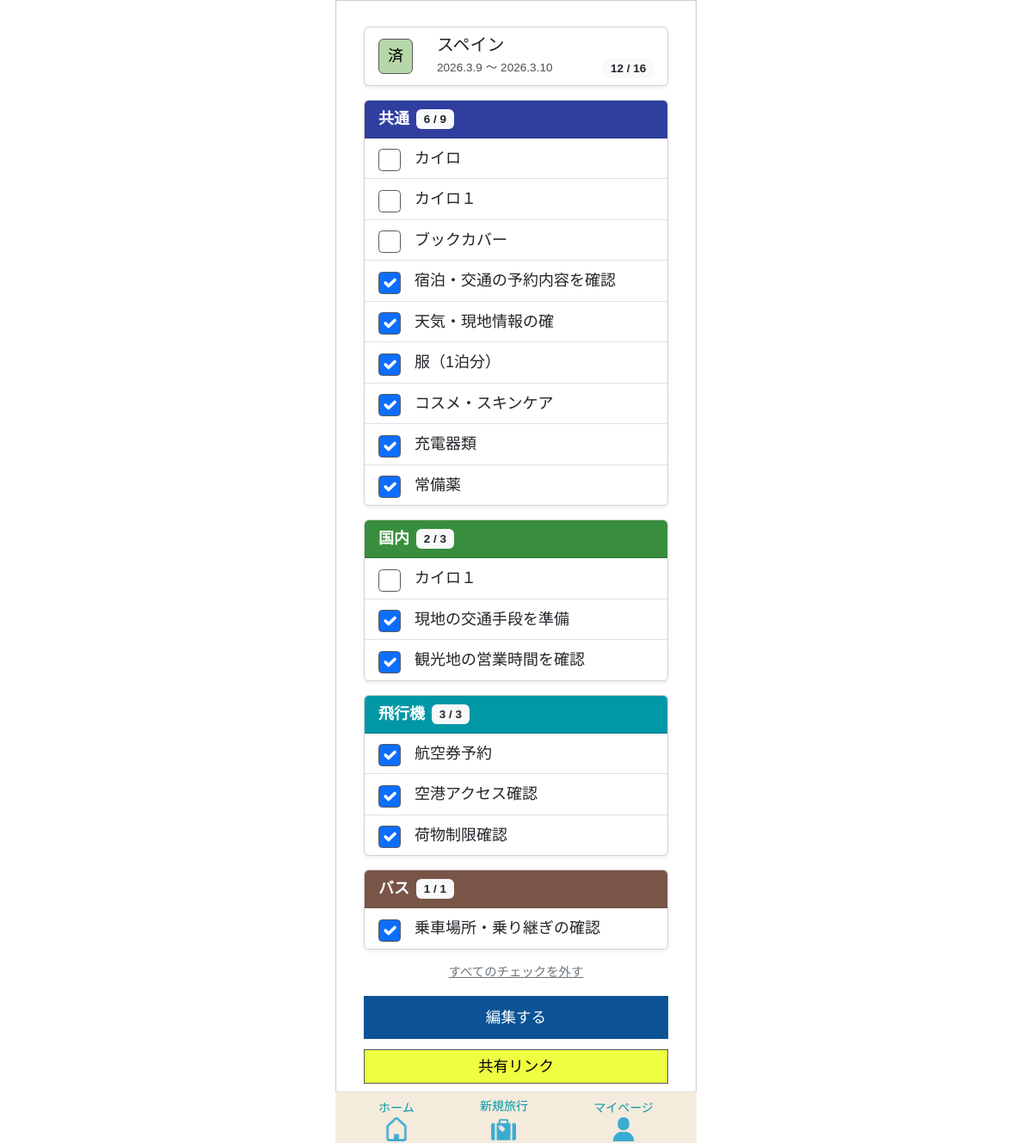
Page /tabipre/travel/275/ (signed in) on the earlier database version.
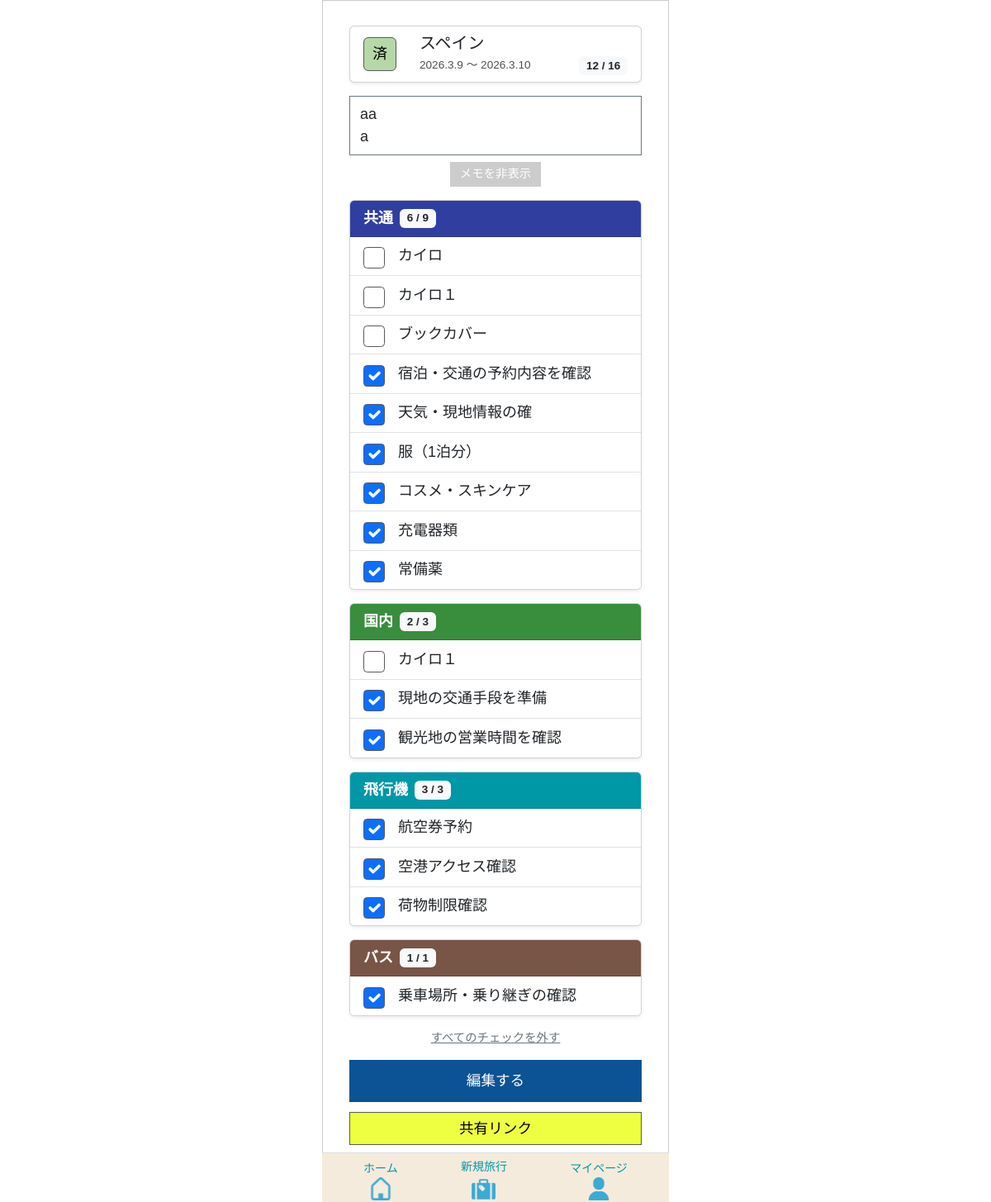
Same page on the later database version.
### app/models/travel.py (models this page shows, shortened)
class Travel_info(models.Model):
    class StayType(models.IntegerChoices):
        DAY_TRIP = 0, _("日帰り")
        STAY     = 1, _("宿泊")
    class LocationType(models.IntegerChoices):
        DOMESTIC = 0, _("国内")
        OVERSEAS = 1, _("海外")
    class StatusType(models.IntegerChoices):
        NOT_DONE  = 0, _("未")
        COMPLETE  = 1, _("完")
        PROCESSED = 2, _("済")
    travel_info_id = models.AutoField(
        primary_key=True,
        verbose_name=_("旅行情報ID")
    )
    user = models.ForeignKey(
        settings.AUTH_USER_MODEL,
        on_delete=models.CASCADE,
        verbose_name=_("ユーザーID")
    )
    travel_title = models.CharField(
        max_length=100,
        verbose_name=_("旅行タイトル")
    )
    start_date = models.DateField(
        verbose_name=_("開始日")
    )
    end_date = models.DateField(
        verbose_name=_("終了日")
    )
    stay_type = models.IntegerField(
        choices=StayType.choices,
        verbose_name=_("宿泊タイプ")
    )
    location = models.IntegerField(
        choices=LocationType.choices,
        verbose_name=_("場所"),
    )
    memo = models.CharField(
        max_length=230,
        blank=True,
        verbose_name=_("メモ")
    )
    status = models.IntegerField(
        choices=StatusType.choices,
        default=0,
        verbose_name=_("ステータス")
    )
    transport = models.ManyToManyField(
        "Transport",
        through="Travelmode",
        verbose_name=_("交通手段")
    )
    created_at = models.DateTimeField(
        auto_now_add=True,
        verbose_name=_("作成日")
    )
    updated_at = models.DateTimeField(
       auto_now=True,
        verbose_name=_("更新日")
    )
    class Meta:
        verbose_name = _("旅行情報")
        verbose_name_plural = _("旅行情報")

### app/views/old_travel/travel_detail.py (the view)
# urls.py: path("tabipre/travel/<int:travel_id>/", travel_detail, name="travel_detail"),
def travel_detail(request, travel_id):
    travel_info = get_object_or_404(Travel_info, pk=travel_id)
    template = Template.objects.filter(
    travel_info=travel_info
    ).first()
    if template:
        categories = TravelCategory.objects.filter(template=template)
        for cat in categories:
            cat.items = cat.travelitem_set.order_by('item_checked', 'id')
            cat.checked_count_display = cat.checked_count
            cat.total_count_display = cat.total_count
    else:
        categories = []
    items = TravelItem.objects.filter(
    travel_category__template__travel_info=travel_info
    )
    total_items = items.count()
    checked_items = items.filter(item_checked=1).count()
    today = timezone.now().date()
    if travel_info.end_date < today:
        status = "済"
    elif total_items > 0 and total_items == checked_items:
        status = "完"
    else:
        status = "未"
    travel_info.status_label = status
    context = {
        "travel_info": travel_info,
        "categories": categories,
        "template": template,
        "total_items": total_items,
        "checked_items": checked_items,
        "can_edit": True,
    }
    return render(request, "old_travel/travel_detail.html", context)

### app/models/template.py (called while the page is built)
    @property
    def checked_count(self):
        return self.travelitem_set.filter(item_checked=1).count()

    @property
    def total_count(self):
        return self.travelitem_set.count()

### templates/old_travel/travel_detail.html (shortened to what this page needs)
{% extends "base.html" %}
{% load static %}
{% block extra_css %}
{{ block.super }}
<link rel="stylesheet" href="{% static 'tabipre/css/old_template/template_base.css' %}">
{% endblock %}
{% block content %}
<div class="container mt-0">
  {% include "parts/travel_card.html" with card_travel_info=travel_info %}
  {% if travel_info.memo and not is_share_page %}
  <div class="mb-3">
    <div id="memoArea" class="collapse show">
      <div class="card memo-card">
           <div class="memo-inner">{{ travel_info.memo|linebreaksbr }}</div>
      </div>
    </div>
    <button class="memo-toggle-btn"
            data-bs-toggle="collapse"
            data-bs-target="#memoArea">
      メモを非表示
    </button>
  </div>
  {% endif %}
  {% for category in categories %}
  <div class="card mb-3 shadow-sm">
    <div class="card-header text-white d-flex justify-content-between align-items-center"
         style="background-color: {{ category.get_category_color_display }};">
      <div class="d-flex align-items-center">
        <strong>{{ category.category_name }}</strong>
        <span class="badge category-badge bg-light text-dark ms-2">
          {{ category.checked_count }} / {{ category.total_count }}
        </span>
      </div>
    </div>
    <ul id="cat{{ category.id }}" class="list-group list-group-flush">
      {% include "parts/category_card_editable.html" with category=category %}
    </ul>
  </div>
  {% endfor %}
  {% if can_edit %}
  <div class="mt-3">
    <a href="{% url 'app:travel_uncheck_all' travel_info.travel_info_id %}" class="uncheck-link">
      すべてのチェックを外す
    </a>
  </div>
  {% endif %}
  {% if can_edit %}
  <div class="mt-3 edit-button">
    {% if template %}
      <a href="{% url 'app:old_template_edit' template.id %}" class="btn btn-primary">
        編集する
      </a>
    {% else %}
      <span class="text-muted align-self-center">テンプレートは作成されていません</span>
    {% endif %}
    <a href="{% url 'app:travel_link' travel_info.travel_info_id %}" class="btn btn-link">
      共有リンク
    </a>
  </div>
  {% endif %}
</div>
{% endblock %}

### templates/parts/travel_card.html (shortened to what this page needs)
<div class="card mb-3 shadow-sm">
    <div class="card-body">
        <div class="d-flex align-items-start">
            <span id="travelStatus-{{ card_travel_info.travel_info_id }}"
                  data-end-date="{{ card_travel_info.end_date|date:'Y-m-d' }}"
                  class="badge-t
                      {% if card_travel_info.status_label == '未' %}status-mi
                      {% elif card_travel_info.status_label == '完' %}status-kan
                      {% elif card_travel_info.status_label == '済' %}status-zumi
                      {% endif %}
                      status-vertical">
            </span>
            <div class="ms-2 flex-grow-1">
                <h5 class="mb-1">{{ card_travel_info.travel_title }}</h5>
                <div class="d-flex justify-content-between align-items-center">
                    <p class="travel-date mb-0">
                        {{ card_travel_info.start_date|date:"Y.n.j" }}
                        ～
                        {{ card_travel_info.end_date|date:"Y.n.j" }}
                    </p>
                    <span id="totalCheckCount" class="badge bg-light text-dark">
                    </span>
                </div>
            </div>
        </div>
    </div>
</div>

Differences in the rows shown:
changed Travel_info "スペイン": memo (not shown) → "aa a"
Other differences:
text now shown: "メモを非表示"
